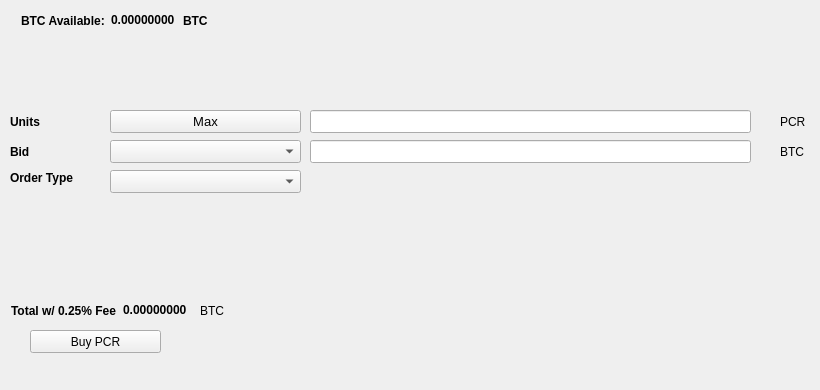
   <widget class="QWidget" name="BuyTab">
    <attribute name="title">
     <string>Buy</string>
    </attribute>
    <widget class="QPushButton" name="BuyPCR">
     <property name="geometry">
      <rect>
       <x>30</x>
       <y>330</y>
       <width>131</width>
       <height>23</height>
      </rect>
     </property>
     <property name="text">
      <string>Buy PCR</string>
     </property>
     <property name="icon">
      <iconset resource="../paycore.qrc">
       <normaloff>:/icons/bitcoin</normaloff>:/icons/bitcoin</iconset>
     </property>
    </widget>
    <widget class="QLabel" name="label_3">
     <property name="geometry">
      <rect>
       <x>10</x>
       <y>110</y>
       <width>46</width>
       <height>23</height>
      </rect>
     </property>
     <property name="font">
      <font>
       <weight>75</weight>
       <bold>true</bold>
      </font>
     </property>
     <property name="text">
      <string>Units</string>
     </property>
    </widget>
    <widget class="QLineEdit" name="UnitsInput">
     <property name="geometry">
      <rect>
       <x>310</x>
       <y>110</y>
       <width>441</width>
       <height>23</height>
      </rect>
     </property>
     <property name="font">
      <font>
       <pointsize>9</pointsize>
       <weight>75</weight>
       <bold>true</bold>
      </font>
     </property>
    </widget>
    <widget class="QLineEdit" name="BuyBidPriceEdit">
     <property name="geometry">
      <rect>
       <x>310</x>
       <y>140</y>
       <width>441</width>
       <height>23</height>
      </rect>
     </property>
     <property name="font">
      <font>
       <pointsize>9</pointsize>
       <weight>75</weight>
       <bold>true</bold>
      </font>
     </property>
    </widget>
    <widget class="QLabel" name="label_4">
     <property name="geometry">
      <rect>
       <x>780</x>
       <y>110</y>
       <width>31</width>
       <height>23</height>
      </rect>
     </property>
     <property name="text">
      <string>PCR</string>
     </property>
    </widget>
    <widget class="QLabel" name="label_5">
     <property name="geometry">
      <rect>
       <x>780</x>
       <y>140</y>
       <width>31</width>
       <height>23</height>
      </rect>
     </property>
     <property name="text">
      <string>BTC</string>
     </property>
    </widget>
    <widget class="QLabel" name="label_6">
     <property name="geometry">
      <rect>
       <x>10</x>
       <y>140</y>
       <width>46</width>
       <height>23</height>
      </rect>
     </property>
     <property name="font">
      <font>
       <weight>75</weight>
       <bold>true</bold>
      </font>
     </property>
     <property name="text">
      <string>Bid</string>
     </property>
    </widget>
    <widget class="QLabel" name="label_7">
     <property name="geometry">
      <rect>
       <x>10</x>
       <y>170</y>
       <width>91</width>
       <height>16</height>
      </rect>
     </property>
     <property name="font">
      <font>
       <weight>75</weight>
       <bold>true</bold>
      </font>
     </property>
     <property name="text">
      <string>Order Type</string>
     </property>
    </widget>
    <widget class="QPushButton" name="Buy_Max_Amount">
     <property name="geometry">
      <rect>
       <x>110</x>
       <y>110</y>
       <width>191</width>
       <height>23</height>
      </rect>
     </property>
     <property name="font">
      <font>
       <pointsize>10</pointsize>
      </font>
     </property>
     <property name="text">
      <string>Max</string>
     </property>
    </widget>
    <widget class="QComboBox" name="BuyBidcomboBox">
     <property name="geometry">
      <rect>
       <x>110</x>
       <y>140</y>
       <width>191</width>
       <height>23</height>
      </rect>
     </property>
     <property name="font">
      <font>
       <pointsize>10</pointsize>
      </font>
     </property>
    </widget>
    <widget class="QComboBox" name="buyOrdertypeCombo">
     <property name="geometry">
      <rect>
       <x>110</x>
       <y>170</y>
       <width>191</width>
       <height>23</height>
      </rect>
     </property>
     <property name="font">
      <font>
       <pointsize>10</pointsize>
      </font>
     </property>
    </widget>
    <widget class="QWidget" name="layoutWidget1">
     <property name="geometry">
      <rect>
       <x>21</x>
       <y>11</y>
       <width>227</width>
       <height>19</height>
      </rect>
     </property>
     <layout class="QHBoxLayout" name="horizontalLayout_3">
      <item>
       <widget class="QLabel" name="label232">
        <property name="font">
         <font>
          <weight>75</weight>
          <bold>true</bold>
         </font>
        </property>
        <property name="text">
         <string>BTC Available:</string>
        </property>
       </widget>
      </item>
      <item>
       <widget class="QLabel" name="BtcAvailableLbl">
        <property name="palette">
         <palette>
          <active>
           <colorrole role="WindowText">
            <brush brushstyle="SolidPattern">
             <color alpha="255">
              <red>0</red>
              <green>0</green>
              <blue>0</blue>
             </color>
            </brush>
           </colorrole>
           <colorrole role="Button">
            <brush brushstyle="SolidPattern">
             <color alpha="255">
              <red>0</red>
              <green>170</green>
              <blue>0</blue>
             </color>
            </brush>
           </colorrole>
           <colorrole role="Light">
            <brush brushstyle="SolidPattern">
             <color alpha="255">
              <red>0</red>
              <green>255</green>
              <blue>0</blue>
             </color>
            </brush>
           </colorrole>
           <colorrole role="Midlight">
            <brush brushstyle="SolidPattern">
             <color alpha="255">
              <red>0</red>
              <green>212</green>
              <blue>0</blue>
             </color>
            </brush>
           </colorrole>
           <colorrole role="Dark">
            <brush brushstyle="SolidPattern">
             <color alpha="255">
              <red>0</red>
              <green>85</green>
              <blue>0</blue>
             </color>
            </brush>
           </colorrole>
           <colorrole role="Mid">
            <brush brushstyle="SolidPattern">
             <color alpha="255">
              <red>0</red>
              <green>113</green>
              <blue>0</blue>
             </color>
            </brush>
           </colorrole>
           <colorrole role="Text">
            <brush brushstyle="SolidPattern">
             <color alpha="255">
              <red>0</red>
              <green>170</green>
              <blue>0</blue>
             </color>
            </brush>
           </colorrole>
           <colorrole role="BrightText">
            <brush brushstyle="SolidPattern">
             <color alpha="255">
              <red>255</red>
              <green>255</green>
              <blue>255</blue>
             </color>
            </brush>
           </colorrole>
           <colorrole role="ButtonText">
            <brush brushstyle="SolidPattern">
             <color alpha="255">
              <red>0</red>
              <green>0</green>
              <blue>0</blue>
             </color>
            </brush>
           </colorrole>
           <colorrole role="Base">
            <brush brushstyle="SolidPattern">
             <color alpha="255">
              <red>255</red>
              <green>255</green>
              <blue>255</blue>
             </color>
            </brush>
           </colorrole>
           <colorrole role="Window">
            <brush brushstyle="SolidPattern">
             <color alpha="255">
              <red>0</red>
              <green>170</green>
              <blue>0</blue>
             </color>
            </brush>
           </colorrole>
           <colorrole role="Shadow">
            <brush brushstyle="SolidPattern">
             <color alpha="255">
              <red>0</red>
              <green>0</green>
              <blue>0</blue>
             </color>
            </brush>
           </colorrole>
           <colorrole role="AlternateBase">
            <brush brushstyle="SolidPattern">
             <color alpha="255">
              <red>127</red>
              <green>212</green>
              <blue>127</blue>
             </color>
            </brush>
           </colorrole>
           <colorrole role="ToolTipBase">
            <brush brushstyle="SolidPattern">
             <color alpha="255">
              <red>255</red>
              <green>255</green>
              <blue>220</blue>
             </color>
            </brush>
           </colorrole>
           <colorrole role="ToolTipText">
            <brush brushstyle="SolidPattern">
             <color alpha="255">
              <red>0</red>
              <green>0</green>
              <blue>0</blue>
             </color>
            </brush>
           </colorrole>
          </active>
          <inactive>
           <colorrole role="WindowText">
            <brush brushstyle="SolidPattern">
             <color alpha="255">
              <red>0</red>
              <green>0</green>
              <blue>0</blue>
             </color>
            </brush>
           </colorrole>
           <colorrole role="Button">
            <brush brushstyle="SolidPattern">
             <color alpha="255">
              <red>0</red>
              <green>170</green>
              <blue>0</blue>
             </color>
            </brush>
           </colorrole>
           <colorrole role="Light">
            <brush brushstyle="SolidPattern">
             <color alpha="255">
              <red>0</red>
              <green>255</green>
              <blue>0</blue>
             </color>
            </brush>
           </colorrole>
           <colorrole role="Midlight">
            <brush brushstyle="SolidPattern">
             <color alpha="255">
              <red>0</red>
              <green>212</green>
              <blue>0</blue>
             </color>
            </brush>
           </colorrole>
           <colorrole role="Dark">
            <brush brushstyle="SolidPattern">
             <color alpha="255">
              <red>0</red>
              <green>85</green>
              <blue>0</blue>
             </color>
            </brush>
           </colorrole>
           <colorrole role="Mid">
            <brush brushstyle="SolidPattern">
             <color alpha="255">
              <red>0</red>
              <green>113</green>
              <blue>0</blue>
             </color>
            </brush>
           </colorrole>
           <colorrole role="Text">
            <brush brushstyle="SolidPattern">
             <color alpha="255">
              <red>0</red>
              <green>170</green>
              <blue>0</blue>
             </color>
            </brush>
           </colorrole>
           <colorrole role="BrightText">
            <brush brushstyle="SolidPattern">
             <color alpha="255">
              <red>255</red>
              <green>255</green>
              <blue>255</blue>
             </color>
            </brush>
           </colorrole>
           <colorrole role="ButtonText">
            <brush brushstyle="SolidPattern">
             <color alpha="255">
              <red>0</red>
              <green>0</green>
              <blue>0</blue>
             </color>
            </brush>
           </colorrole>
           <colorrole role="Base">
            <brush brushstyle="SolidPattern">
             <color alpha="255">
              <red>255</red>
              <green>255</green>
              <blue>255</blue>
             </color>
            </brush>
           </colorrole>
           <colorrole role="Window">
            <brush brushstyle="SolidPattern">
             <color alpha="255">
              <red>0</red>
              <green>170</green>
              <blue>0</blue>
             </color>
            </brush>
           </colorrole>
           <colorrole role="Shadow">
            <brush brushstyle="SolidPattern">
             <color alpha="255">
              <red>0</red>
              <green>0</green>
              <blue>0</blue>
             </color>
            </brush>
           </colorrole>
           <colorrole role="AlternateBase">
            <brush brushstyle="SolidPattern">
             <color alpha="255">
              <red>127</red>
              <green>212</green>
              <blue>127</blue>
             </color>
            </brush>
           </colorrole>
           <colorrole role="ToolTipBase">
            <brush brushstyle="SolidPattern">
             <color alpha="255">
              <red>255</red>
              <green>255</green>
              <blue>220</blue>
             </color>
            </brush>
           </colorrole>
           <colorrole role="ToolTipText">
            <brush brushstyle="SolidPattern">
             <color alpha="255">
              <red>0</red>
              <green>0</green>
              <blue>0</blue>
             </color>
            </brush>
           </colorrole>
          </inactive>
          <disabled>
           <colorrole role="WindowText">
            <brush brushstyle="SolidPattern">
             <color alpha="255">
              <red>0</red>
              <green>85</green>
              <blue>0</blue>
             </color>
            </brush>
           </colorrole>
           <colorrole role="Button">
            <brush brushstyle="SolidPattern">
             <color alpha="255">
              <red>0</red>
              <green>170</green>
              <blue>0</blue>
             </color>
            </brush>
           </colorrole>
           <colorrole role="Light">
            <brush brushstyle="SolidPattern">
             <color alpha="255">
              <red>0</red>
              <green>255</green>
              <blue>0</blue>
             </color>
            </brush>
           </colorrole>
           <colorrole role="Midlight">
            <brush brushstyle="SolidPattern">
             <color alpha="255">
              <red>0</red>
              <green>212</green>
              <blue>0</blue>
             </color>
            </brush>
           </colorrole>
           <colorrole role="Dark">
            <brush brushstyle="SolidPattern">
             <color alpha="255">
              <red>0</red>
              <green>85</green>
              <blue>0</blue>
             </color>
            </brush>
           </colorrole>
           <colorrole role="Mid">
            <brush brushstyle="SolidPattern">
             <color alpha="255">
              <red>0</red>
              <green>113</green>
              <blue>0</blue>
             </color>
            </brush>
           </colorrole>
           <colorrole role="Text">
            <brush brushstyle="SolidPattern">
             <color alpha="255">
              <red>0</red>
              <green>85</green>
              <blue>0</blue>
             </color>
            </brush>
           </colorrole>
           <colorrole role="BrightText">
            <brush brushstyle="SolidPattern">
             <color alpha="255">
              <red>255</red>
              <green>255</green>
              <blue>255</blue>
             </color>
            </brush>
           </colorrole>
           <colorrole role="ButtonText">
            <brush brushstyle="SolidPattern">
             <color alpha="255">
              <red>0</red>
              <green>85</green>
              <blue>0</blue>
             </color>
            </brush>
           </colorrole>
           <colorrole role="Base">
            <brush brushstyle="SolidPattern">
             <color alpha="255">
              <red>0</red>
              <green>170</green>
              <blue>0</blue>
             </color>
            </brush>
           </colorrole>
           <colorrole role="Window">
            <brush brushstyle="SolidPattern">
             <color alpha="255">
              <red>0</red>
              <green>170</green>
              <blue>0</blue>
             </color>
            </brush>
           </colorrole>
           <colorrole role="Shadow">
            <brush brushstyle="SolidPattern">
             <color alpha="255">
              <red>0</red>
              <green>0</green>
              <blue>0</blue>
             </color>
            </brush>
           </colorrole>
           <colorrole role="AlternateBase">
            <brush brushstyle="SolidPattern">
             <color alpha="255">
              <red>0</red>
              <green>170</green>
              <blue>0</blue>
             </color>
            </brush>
           </colorrole>
           <colorrole role="ToolTipBase">
            <brush brushstyle="SolidPattern">
             <color alpha="255">
              <red>255</red>
              <green>255</green>
              <blue>220</blue>
             </color>
            </brush>
           </colorrole>
           <colorrole role="ToolTipText">
            <brush brushstyle="SolidPattern">
             <color alpha="255">
              <red>0</red>
              <green>0</green>
              <blue>0</blue>
             </color>
            </brush>
           </colorrole>
          </disabled>
         </palette>
        </property>
        <property name="font">
         <font>
          <weight>75</weight>
          <bold>true</bold>
         </font>
        </property>
        <property name="text">
         <string>0.00000000</string>
        </property>
        <property name="textInteractionFlags">
         <set>Qt::LinksAccessibleByMouse|Qt::TextSelectableByKeyboard|Qt::TextSelectableByMouse</set>
        </property>
       </widget>
      </item>
      <item>
       <widget class="QLabel" name="BtcAvailableLbl_2">
        <property name="font">
         <font>
          <weight>75</weight>
          <bold>true</bold>
         </font>
        </property>
        <property name="text">
         <string>BTC</string>
        </property>
       </widget>
      </item>
     </layout>
    </widget>
    <widget class="QWidget" name="layoutWidge2">
     <property name="geometry">
      <rect>
       <x>11</x>
       <y>301</y>
       <width>259</width>
       <height>19</height>
      </rect>
     </property>
     <layout class="QHBoxLayout" name="horizontalLayout_4">
      <item>
       <widget class="QLabel" name="label_9">
        <property name="font">
         <font>
          <weight>75</weight>
          <bold>true</bold>
         </font>
        </property>
        <property name="text">
         <string>Total w/ 0.25% Fee</string>
        </property>
       </widget>
      </item>
      <item>
       <widget class="QLabel" name="BuyCostLabel">
        <property name="palette">
         <palette>
          <active>
           <colorrole role="WindowText">
            <brush brushstyle="SolidPattern">
             <color alpha="255">
              <red>0</red>
              <green>0</green>
              <blue>0</blue>
             </color>
            </brush>
           </colorrole>
           <colorrole role="Button">
            <brush brushstyle="SolidPattern">
             <color alpha="255">
              <red>0</red>
              <green>170</green>
              <blue>0</blue>
             </color>
            </brush>
           </colorrole>
           <colorrole role="Light">
            <brush brushstyle="SolidPattern">
             <color alpha="255">
              <red>0</red>
              <green>255</green>
              <blue>0</blue>
             </color>
            </brush>
           </colorrole>
           <colorrole role="Midlight">
            <brush brushstyle="SolidPattern">
             <color alpha="255">
              <red>0</red>
              <green>212</green>
              <blue>0</blue>
             </color>
            </brush>
           </colorrole>
           <colorrole role="Dark">
            <brush brushstyle="SolidPattern">
             <color alpha="255">
              <red>0</red>
              <green>85</green>
              <blue>0</blue>
             </color>
            </brush>
           </colorrole>
           <colorrole role="Mid">
            <brush brushstyle="SolidPattern">
             <color alpha="255">
              <red>0</red>
              <green>113</green>
              <blue>0</blue>
             </color>
            </brush>
           </colorrole>
           <colorrole role="Text">
            <brush brushstyle="SolidPattern">
             <color alpha="255">
              <red>0</red>
              <green>170</green>
              <blue>0</blue>
             </color>
            </brush>
           </colorrole>
           <colorrole role="BrightText">
            <brush brushstyle="SolidPattern">
             <color alpha="255">
              <red>255</red>
              <green>255</green>
              <blue>255</blue>
             </color>
            </brush>
           </colorrole>
           <colorrole role="ButtonText">
            <brush brushstyle="SolidPattern">
             <color alpha="255">
              <red>0</red>
              <green>0</green>
              <blue>0</blue>
             </color>
            </brush>
           </colorrole>
           <colorrole role="Base">
            <brush brushstyle="SolidPattern">
             <color alpha="255">
              <red>255</red>
              <green>255</green>
              <blue>255</blue>
             </color>
            </brush>
           </colorrole>
           <colorrole role="Window">
            <brush brushstyle="SolidPattern">
             <color alpha="255">
              <red>0</red>
              <green>170</green>
              <blue>0</blue>
             </color>
            </brush>
           </colorrole>
           <colorrole role="Shadow">
            <brush brushstyle="SolidPattern">
             <color alpha="255">
              <red>0</red>
              <green>0</green>
              <blue>0</blue>
             </color>
            </brush>
           </colorrole>
           <colorrole role="AlternateBase">
            <brush brushstyle="SolidPattern">
             <color alpha="255">
              <red>127</red>
              <green>212</green>
              <blue>127</blue>
             </color>
            </brush>
           </colorrole>
           <colorrole role="ToolTipBase">
            <brush brushstyle="SolidPattern">
             <color alpha="255">
              <red>255</red>
              <green>255</green>
              <blue>220</blue>
             </color>
            </brush>
           </colorrole>
           <colorrole role="ToolTipText">
            <brush brushstyle="SolidPattern">
             <color alpha="255">
              <red>0</red>
              <green>0</green>
              <blue>0</blue>
             </color>
            </brush>
           </colorrole>
          </active>
          <inactive>
           <colorrole role="WindowText">
            <brush brushstyle="SolidPattern">
             <color alpha="255">
              <red>0</red>
              <green>0</green>
              <blue>0</blue>
             </color>
            </brush>
           </colorrole>
           <colorrole role="Button">
            <brush brushstyle="SolidPattern">
             <color alpha="255">
              <red>0</red>
              <green>170</green>
              <blue>0</blue>
             </color>
            </brush>
           </colorrole>
           <colorrole role="Light">
            <brush brushstyle="SolidPattern">
             <color alpha="255">
              <red>0</red>
              <green>255</green>
              <blue>0</blue>
             </color>
            </brush>
           </colorrole>
           <colorrole role="Midlight">
            <brush brushstyle="SolidPattern">
             <color alpha="255">
              <red>0</red>
              <green>212</green>
              <blue>0</blue>
             </color>
            </brush>
           </colorrole>
           <colorrole role="Dark">
            <brush brushstyle="SolidPattern">
             <color alpha="255">
              <red>0</red>
              <green>85</green>
              <blue>0</blue>
             </color>
            </brush>
           </colorrole>
           <colorrole role="Mid">
            <brush brushstyle="SolidPattern">
             <color alpha="255">
              <red>0</red>
              <green>113</green>
              <blue>0</blue>
             </color>
            </brush>
           </colorrole>
           <colorrole role="Text">
            <brush brushstyle="SolidPattern">
             <color alpha="255">
              <red>0</red>
              <green>170</green>
              <blue>0</blue>
             </color>
            </brush>
           </colorrole>
           <colorrole role="BrightText">
            <brush brushstyle="SolidPattern">
             <color alpha="255">
              <red>255</red>
              <green>255</green>
              <blue>255</blue>
             </color>
            </brush>
           </colorrole>
           <colorrole role="ButtonText">
            <brush brushstyle="SolidPattern">
             <color alpha="255">
              <red>0</red>
              <green>0</green>
              <blue>0</blue>
             </color>
            </brush>
           </colorrole>
           <colorrole role="Base">
            <brush brushstyle="SolidPattern">
             <color alpha="255">
              <red>255</red>
              <green>255</green>
              <blue>255</blue>
             </color>
            </brush>
           </colorrole>
           <colorrole role="Window">
            <brush brushstyle="SolidPattern">
             <color alpha="255">
              <red>0</red>
              <green>170</green>
              <blue>0</blue>
             </color>
            </brush>
           </colorrole>
           <colorrole role="Shadow">
            <brush brushstyle="SolidPattern">
             <color alpha="255">
              <red>0</red>
              <green>0</green>
              <blue>0</blue>
             </color>
            </brush>
           </colorrole>
           <colorrole role="AlternateBase">
            <brush brushstyle="SolidPattern">
             <color alpha="255">
              <red>127</red>
              <green>212</green>
              <blue>127</blue>
             </color>
            </brush>
           </colorrole>
           <colorrole role="ToolTipBase">
            <brush brushstyle="SolidPattern">
             <color alpha="255">
              <red>255</red>
              <green>255</green>
              <blue>220</blue>
             </color>
            </brush>
           </colorrole>
           <colorrole role="ToolTipText">
            <brush brushstyle="SolidPattern">
             <color alpha="255">
              <red>0</red>
              <green>0</green>
              <blue>0</blue>
             </color>
            </brush>
           </colorrole>
          </inactive>
          <disabled>
           <colorrole role="WindowText">
            <brush brushstyle="SolidPattern">
             <color alpha="255">
              <red>0</red>
              <green>85</green>
              <blue>0</blue>
             </color>
            </brush>
           </colorrole>
           <colorrole role="Button">
            <brush brushstyle="SolidPattern">
             <color alpha="255">
              <red>0</red>
              <green>170</green>
              <blue>0</blue>
             </color>
            </brush>
           </colorrole>
           <colorrole role="Light">
            <brush brushstyle="SolidPattern">
             <color alpha="255">
              <red>0</red>
              <green>255</green>
              <blue>0</blue>
             </color>
            </brush>
           </colorrole>
           <colorrole role="Midlight">
            <brush brushstyle="SolidPattern">
             <color alpha="255">
              <red>0</red>
              <green>212</green>
              <blue>0</blue>
             </color>
            </brush>
           </colorrole>
           <colorrole role="Dark">
            <brush brushstyle="SolidPattern">
             <color alpha="255">
              <red>0</red>
              <green>85</green>
              <blue>0</blue>
             </color>
            </brush>
           </colorrole>
           <colorrole role="Mid">
            <brush brushstyle="SolidPattern">
             <color alpha="255">
              <red>0</red>
              <green>113</green>
              <blue>0</blue>
             </color>
            </brush>
           </colorrole>
           <colorrole role="Text">
            <brush brushstyle="SolidPattern">
             <color alpha="255">
              <red>0</red>
              <green>85</green>
              <blue>0</blue>
             </color>
            </brush>
           </colorrole>
           <colorrole role="BrightText">
            <brush brushstyle="SolidPattern">
             <color alpha="255">
              <red>255</red>
              <green>255</green>
              <blue>255</blue>
             </color>
            </brush>
           </colorrole>
           <colorrole role="ButtonText">
            <brush brushstyle="SolidPattern">
             <color alpha="255">
              <red>0</red>
              <green>85</green>
              <blue>0</blue>
             </color>
            </brush>
           </colorrole>
           <colorrole role="Base">
            <brush brushstyle="SolidPattern">
             <color alpha="255">
              <red>0</red>
              <green>170</green>
              <blue>0</blue>
             </color>
            </brush>
           </colorrole>
           <colorrole role="Window">
            <brush brushstyle="SolidPattern">
             <color alpha="255">
              <red>0</red>
              <green>170</green>
              <blue>0</blue>
             </color>
            </brush>
           </colorrole>
           <colorrole role="Shadow">
            <brush brushstyle="SolidPattern">
             <color alpha="255">
              <red>0</red>
              <green>0</green>
              <blue>0</blue>
             </color>
            </brush>
           </colorrole>
           <colorrole role="AlternateBase">
            <brush brushstyle="SolidPattern">
             <color alpha="255">
              <red>0</red>
              <green>170</green>
              <blue>0</blue>
             </color>
            </brush>
           </colorrole>
           <colorrole role="ToolTipBase">
            <brush brushstyle="SolidPattern">
             <color alpha="255">
              <red>255</red>
              <green>255</green>
              <blue>220</blue>
             </color>
            </brush>
           </colorrole>
           <colorrole role="ToolTipText">
            <brush brushstyle="SolidPattern">
             <color alpha="255">
              <red>0</red>
              <green>0</green>
              <blue>0</blue>
             </color>
            </brush>
           </colorrole>
          </disabled>
         </palette>
        </property>
        <property name="font">
         <font>
          <weight>75</weight>
          <bold>true</bold>
         </font>
        </property>
        <property name="autoFillBackground">
         <bool>false</bool>
        </property>
        <property name="text">
         <string>0.00000000</string>
        </property>
        <property name="textInteractionFlags">
         <set>Qt::LinksAccessibleByMouse|Qt::TextSelectableByMouse</set>
        </property>
       </widget>
      </item>
      <item>
       <widget class="QLabel" name="label_10">
        <property name="font">
         <font>
          <weight>50</weight>
          <bold>false</bold>
         </font>
        </property>
        <property name="text">
         <string>BTC</string>
        </property>
       </widget>
      </item>
     </layout>
    </widget>
    <widget class="QLabel" name="label_24">
     <property name="geometry">
      <rect>
       <x>460</x>
       <y>300</y>
       <width>281</width>
       <height>81</height>
      </rect>
     </property>
     <property name="text">
      <string/>
     </property>
     <property name="pixmap">
      <pixmap>:/images/bittrex</pixmap>
     </property>
    </widget>
   </widget>
